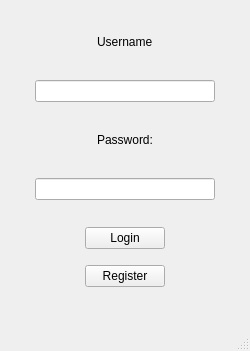
<?xml version="1.0" encoding="UTF-8"?>
<ui version="4.0">
 <class>Login</class>
 <widget class="QMainWindow" name="Login">
  <property name="geometry">
   <rect>
    <x>0</x>
    <y>0</y>
    <width>250</width>
    <height>351</height>
   </rect>
  </property>
  <property name="windowTitle">
   <string>MainWindow</string>
  </property>
  <widget class="QWidget" name="centralwidget">
   <widget class="QWidget" name="">
    <property name="geometry">
     <rect>
      <x>9</x>
      <y>9</y>
      <width>232</width>
      <height>191</height>
     </rect>
    </property>
    <layout class="QVBoxLayout" name="verticalLayout_3">
     <item>
      <layout class="QHBoxLayout" name="horizontalLayout_14">
       <item>
        <spacer name="horizontalSpacer_16">
         <property name="orientation">
          <enum>Qt::Horizontal</enum>
         </property>
         <property name="sizeHint" stdset="0">
          <size>
           <width>40</width>
           <height>20</height>
          </size>
         </property>
        </spacer>
       </item>
       <item>
        <widget class="QLabel" name="label">
         <property name="text">
          <string>Username</string>
         </property>
        </widget>
       </item>
       <item>
        <spacer name="horizontalSpacer_15">
         <property name="orientation">
          <enum>Qt::Horizontal</enum>
         </property>
         <property name="sizeHint" stdset="0">
          <size>
           <width>40</width>
           <height>20</height>
          </size>
         </property>
        </spacer>
       </item>
      </layout>
     </item>
     <item>
      <layout class="QHBoxLayout" name="horizontalLayout_9">
       <item>
        <spacer name="horizontalSpacer_6">
         <property name="orientation">
          <enum>Qt::Horizontal</enum>
         </property>
         <property name="sizeHint" stdset="0">
          <size>
           <width>40</width>
           <height>20</height>
          </size>
         </property>
        </spacer>
       </item>
       <item>
        <widget class="QLineEdit" name="usernameBox">
         <property name="minimumSize">
          <size>
           <width>180</width>
           <height>0</height>
          </size>
         </property>
        </widget>
       </item>
       <item>
        <spacer name="horizontalSpacer_5">
         <property name="orientation">
          <enum>Qt::Horizontal</enum>
         </property>
         <property name="sizeHint" stdset="0">
          <size>
           <width>40</width>
           <height>20</height>
          </size>
         </property>
        </spacer>
       </item>
      </layout>
     </item>
     <item>
      <layout class="QHBoxLayout" name="horizontalLayout_15">
       <item>
        <spacer name="horizontalSpacer_18">
         <property name="orientation">
          <enum>Qt::Horizontal</enum>
         </property>
         <property name="sizeHint" stdset="0">
          <size>
           <width>40</width>
           <height>20</height>
          </size>
         </property>
        </spacer>
       </item>
       <item>
        <widget class="QLabel" name="label_2">
         <property name="text">
          <string>Password:</string>
         </property>
        </widget>
       </item>
       <item>
        <spacer name="horizontalSpacer_17">
         <property name="orientation">
          <enum>Qt::Horizontal</enum>
         </property>
         <property name="sizeHint" stdset="0">
          <size>
           <width>40</width>
           <height>20</height>
          </size>
         </property>
        </spacer>
       </item>
      </layout>
     </item>
     <item>
      <layout class="QHBoxLayout" name="horizontalLayout_7">
       <item>
        <spacer name="horizontalSpacer_8">
         <property name="orientation">
          <enum>Qt::Horizontal</enum>
         </property>
         <property name="sizeHint" stdset="0">
          <size>
           <width>40</width>
           <height>20</height>
          </size>
         </property>
        </spacer>
       </item>
       <item>
        <widget class="QLineEdit" name="passwordBox">
         <property name="minimumSize">
          <size>
           <width>180</width>
           <height>0</height>
          </size>
         </property>
        </widget>
       </item>
       <item>
        <spacer name="horizontalSpacer_7">
         <property name="orientation">
          <enum>Qt::Horizontal</enum>
         </property>
         <property name="sizeHint" stdset="0">
          <size>
           <width>40</width>
           <height>20</height>
          </size>
         </property>
        </spacer>
       </item>
      </layout>
     </item>
    </layout>
   </widget>
   <widget class="QWidget" name="">
    <property name="geometry">
     <rect>
      <x>9</x>
      <y>217</y>
      <width>232</width>
      <height>81</height>
     </rect>
    </property>
    <layout class="QVBoxLayout" name="verticalLayout_2">
     <item>
      <layout class="QHBoxLayout" name="horizontalLayout_3">
       <item>
        <spacer name="horizontalSpacer">
         <property name="orientation">
          <enum>Qt::Horizontal</enum>
         </property>
         <property name="sizeHint" stdset="0">
          <size>
           <width>40</width>
           <height>20</height>
          </size>
         </property>
        </spacer>
       </item>
       <item>
        <widget class="QPushButton" name="loginButton">
         <property name="sizePolicy">
          <sizepolicy hsizetype="Minimum" vsizetype="Fixed">
           <horstretch>0</horstretch>
           <verstretch>0</verstretch>
          </sizepolicy>
         </property>
         <property name="text">
          <string>Login</string>
         </property>
        </widget>
       </item>
       <item>
        <spacer name="horizontalSpacer_2">
         <property name="orientation">
          <enum>Qt::Horizontal</enum>
         </property>
         <property name="sizeHint" stdset="0">
          <size>
           <width>40</width>
           <height>20</height>
          </size>
         </property>
        </spacer>
       </item>
      </layout>
     </item>
     <item>
      <layout class="QHBoxLayout" name="horizontalLayout_5">
       <item>
        <spacer name="horizontalSpacer_4">
         <property name="orientation">
          <enum>Qt::Horizontal</enum>
         </property>
         <property name="sizeHint" stdset="0">
          <size>
           <width>40</width>
           <height>20</height>
          </size>
         </property>
        </spacer>
       </item>
       <item>
        <widget class="QPushButton" name="registerButton">
         <property name="sizePolicy">
          <sizepolicy hsizetype="Minimum" vsizetype="Fixed">
           <horstretch>0</horstretch>
           <verstretch>0</verstretch>
          </sizepolicy>
         </property>
         <property name="text">
          <string>Register</string>
         </property>
        </widget>
       </item>
       <item>
        <spacer name="horizontalSpacer_3">
         <property name="orientation">
          <enum>Qt::Horizontal</enum>
         </property>
         <property name="sizeHint" stdset="0">
          <size>
           <width>40</width>
           <height>20</height>
          </size>
         </property>
        </spacer>
       </item>
      </layout>
     </item>
    </layout>
   </widget>
  </widget>
  <widget class="QMenuBar" name="menubar">
   <property name="geometry">
    <rect>
     <x>0</x>
     <y>0</y>
     <width>250</width>
     <height>22</height>
    </rect>
   </property>
  </widget>
  <widget class="QStatusBar" name="statusbar"/>
 </widget>
 <resources/>
 <connections/>
</ui>
